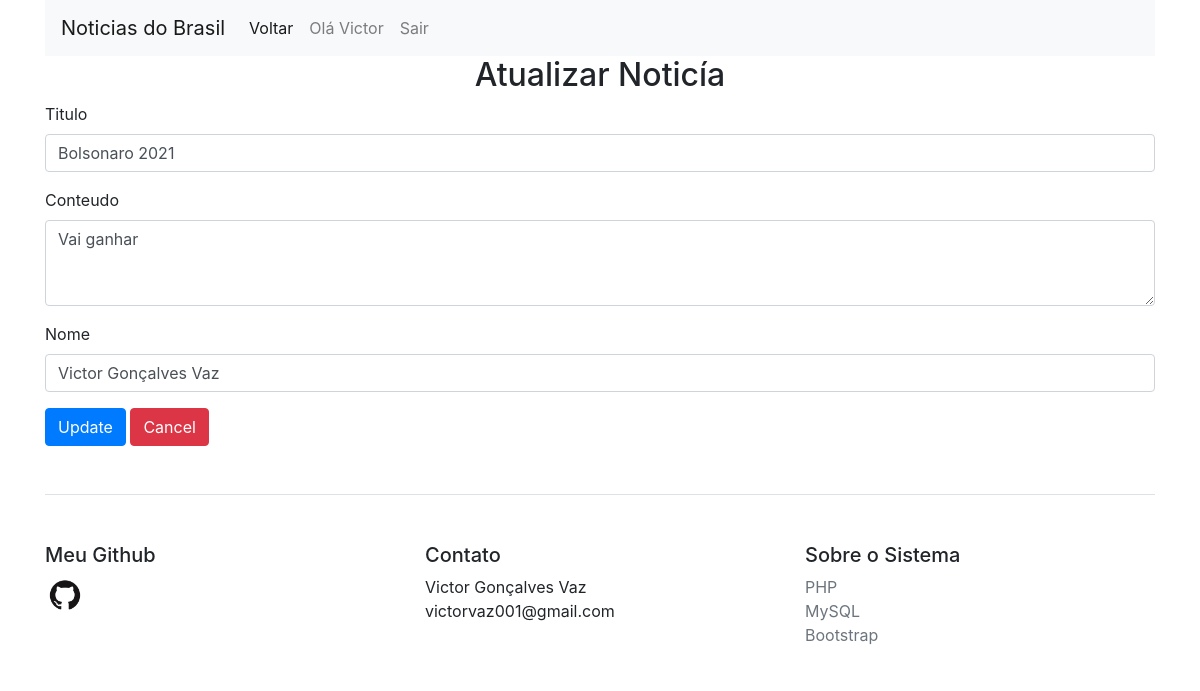
Screenshot of /updateNoticia.php?id=2 (signed in) with the database file from the repository.
### tables this page shows
CREATE TABLE noticias
(
	id int primary key auto_increment,
	titulo_materia varchar(150),
	conteudo_materia varchar(2000),
	nome_pessoa varchar(50),
	data_materia DATETIME
);

### updateNoticia.php (the view, shortened to what this page needs)
<?php
require 'config.php';
if(isset($_SESSION["id"]) && !empty($_SESSION["id"])){
	$nome = $_SESSION["nome"];
} else {
	header("Location: login.php");
}
?>
<?php
if(isset($_GET["id"]) && !empty($_GET["id"])){
	$id = addslashes($_GET["id"]);
	$sql = "SELECT * FROM noticias WHERE id = $id";
	$sql = $pdo->query($sql);
	if($sql->rowCount() > 0){
		$noticia = $sql->fetch();
	} else {
		header("Location: adminPage.php");
	}
}
?>
<!DOCTYPE html>
<html>
<head>
	<link rel="stylesheet" href="https://stackpath.bootstrapcdn.com/bootstrap/4.5.2/css/bootstrap.min.css">
</head>
<body>
	<div class="container">
		<nav class="navbar navbar-expand-lg navbar-light bg-light">
			<a class="navbar-brand" href="addNoticia.php">Noticias do Brasil</a>
			<div class="collapse navbar-collapse" id="navbarNavAltMarkup">
				<div class="navbar-nav">
					<a class="nav-link active" href="index.php">Voltar <span class="sr-only">(current)</span></a>
					<a class="nav-link" href="addNoticia.php"><?php echo "Olá ".$nome?></a>
					<a class="nav-link" href="logout.php" onclick="return confirm('Deseja ecerrar sessão?')">Sair</a>
				</div>
			</div>
		</nav>
		<h2 style="text-align: center;">Atualizar Noticía</h2>
		<form method="POST">
			<div class="form-group">
				<label for="titulo">Titulo</label>
				<input type="text" class="form-control" name="titulo" required
				value="<?php echo $noticia["titulo_materia"]; ?>"/>
			</div>
			<div class="form-group">
				<label for="conteudo">Conteudo</label>
				<textarea class="form-control" rows="3" name="conteudo" required/><?php echo $noticia["conteudo_materia"]; ?></textarea>
			</div>
			<div class="form-group">
				<label for="nome">Nome</label>
				<input type="text" class="form-control" name="nome" required
				value="<?php echo $noticia["nome_pessoa"]; ?>"/>
			</div>
			<button type="submit" class="btn btn-primary">Update</button>
			<a type="submit" class="btn btn-danger" href="adminPage.php"
			onclick="return confirm('Confirmar o cancelamento?');">Cancel</a>
		</form>
		<footer class="pt-4 my-md-5 pt-md-5 border-top">
			<div class="row">
				<div class="col-6 col-md">
					<h5>Meu Github</h5>
					<a href="https://github.com/victorvaz001/ProjetosPHP" target="_blank"><img class="mb-2" src="GitHub-Mark.png" alt="" width="40" height="40"></a>
				</div>
				<div class="col-6 col-md">
					<h5>Contato</h5>
					<ul class="list-unstyled text-small">
						<li><p>Victor Gonçalves Vaz<br/>victorvaz001@gmail.com</p></li>
					</ul>
				</div>
				<div class="col-6 col-md">
					<h5>Sobre o Sistema</h5>
					<ul class="list-unstyled text-small">
						<li><a class="text-muted" href="https://www.php.net/" target="_blank">PHP</a></li>
						<li><a class="text-muted" href="https://www.mysql.com/" target="_blank">MySQL</a></li>
						<li><a class="text-muted" href="https://getbootstrap.com/" target="_blank">Bootstrap</a></li>
					</ul>
				</div>
			</div>
		</footer>
	</div>
</body>
</html>

### rows the page displays
noticias: titulo "Bolsonaro 2021", conteudo "Vai ganhar", nome "Victor Gonçalves Vaz"

### other values shown
$nome "Victor"
